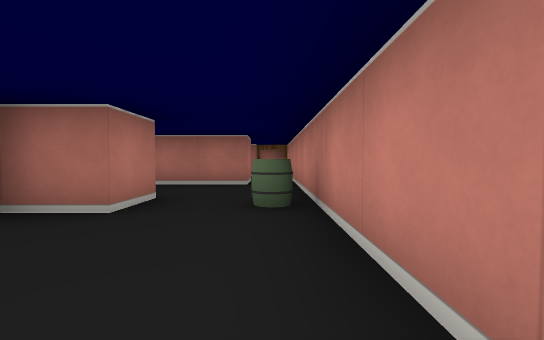
view 1 (above)

24 first-person views from a walk through a cub3D maze. The camera is about half as high as the walls, tilts 2° down and sees 90° across. The floor is counted in squares. Each view is taken from the middle of a square. On the plan, view 1 faces up. The plan holds only what a view shows up to about 9 squares ahead; the rest is blank.

view 2
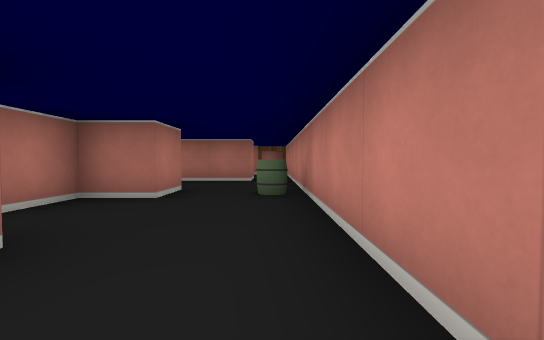

view 3
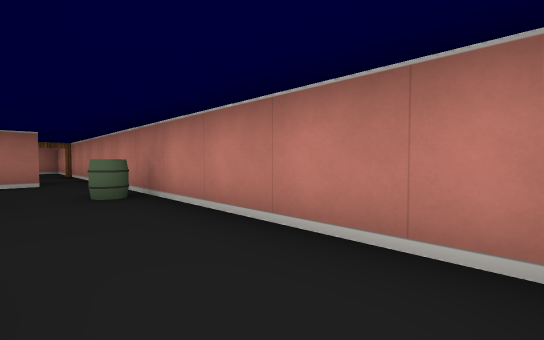

view 4
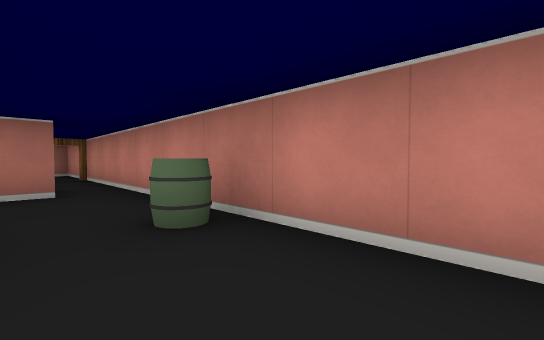

view 5
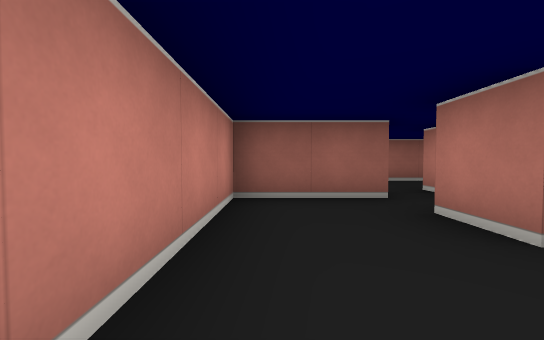

view 6
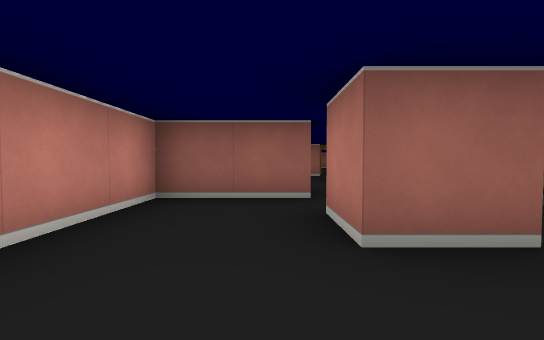

view 7
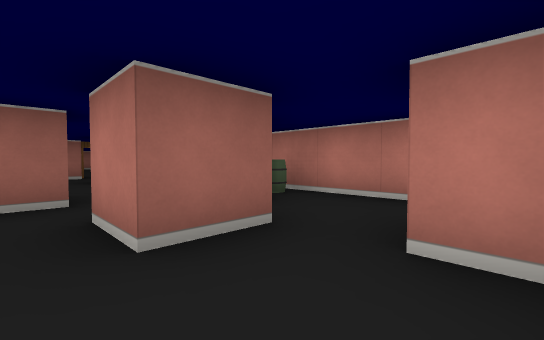

view 8
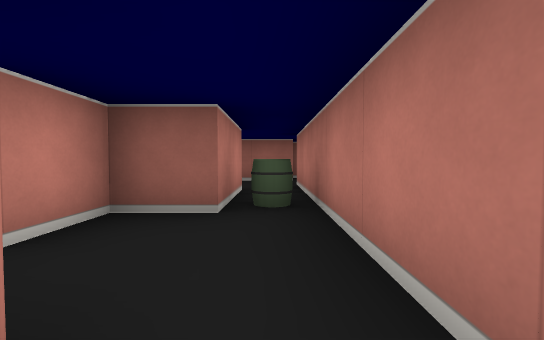

view 9
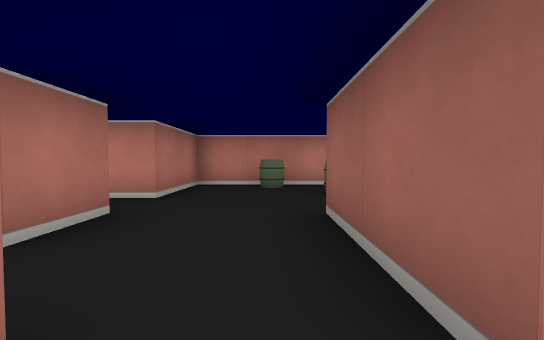

view 10
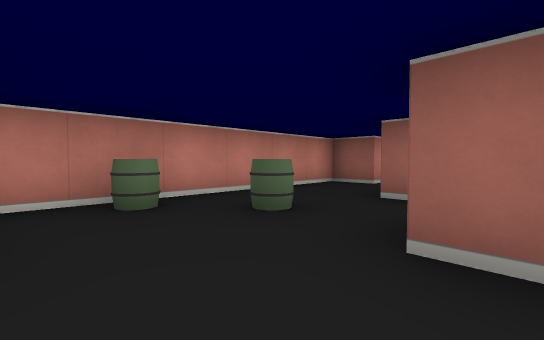

view 11
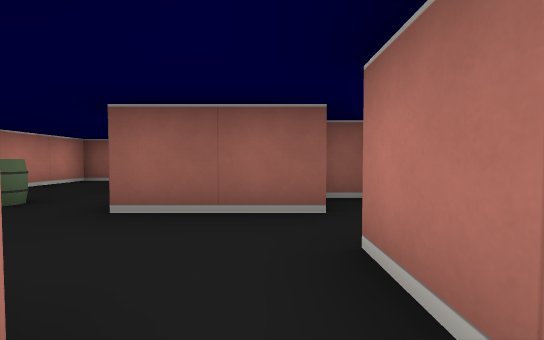

view 12
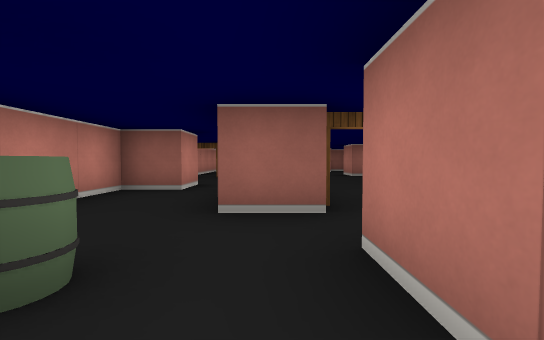

view 13
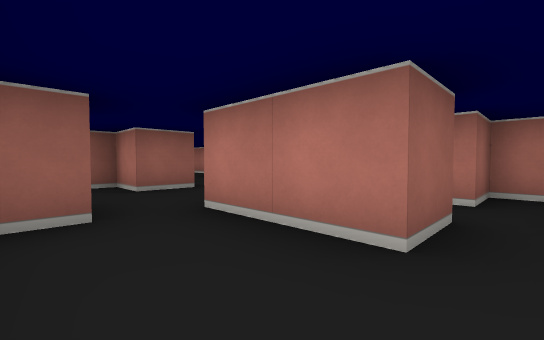

view 14
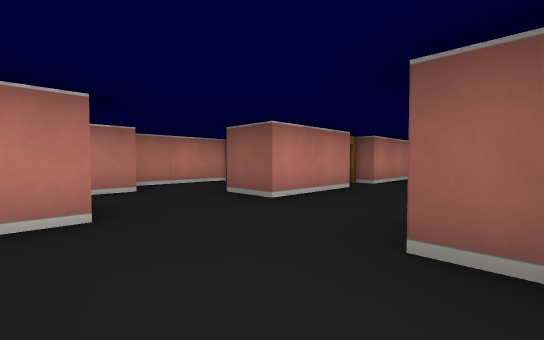

view 15
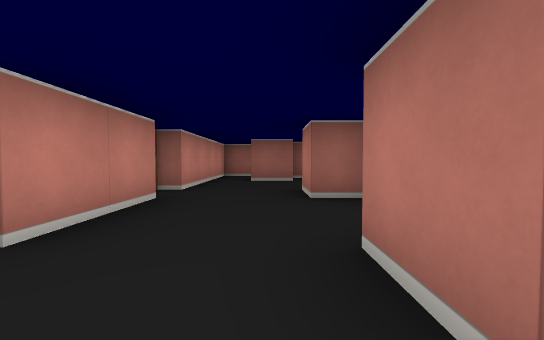

view 16
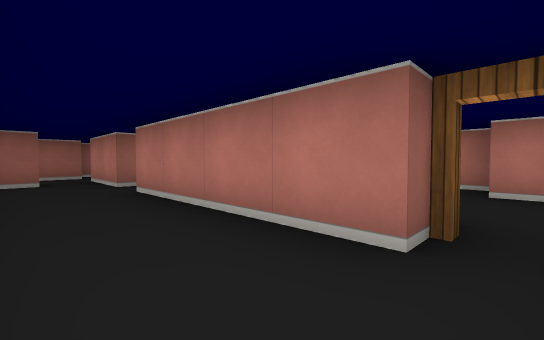

view 17
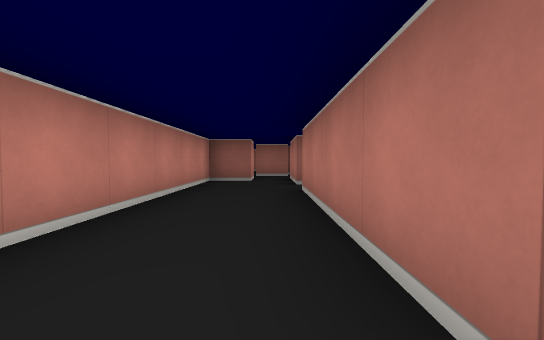

view 18
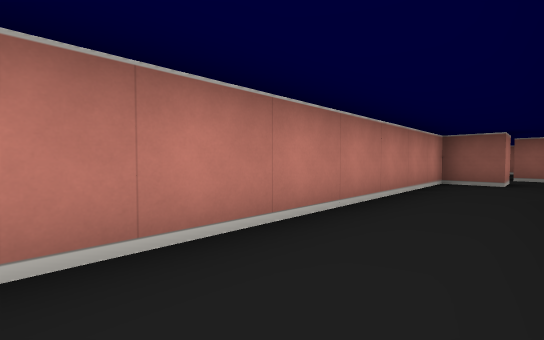

view 19
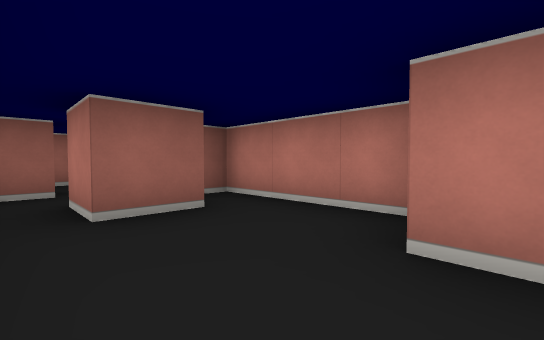

view 20
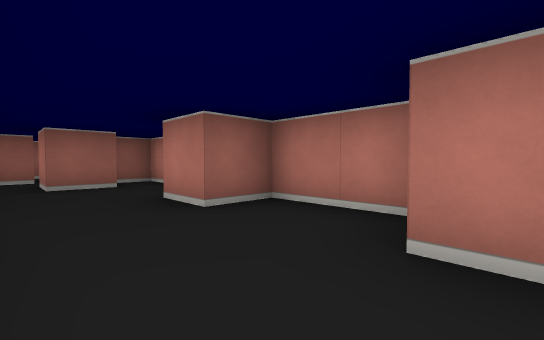

view 21
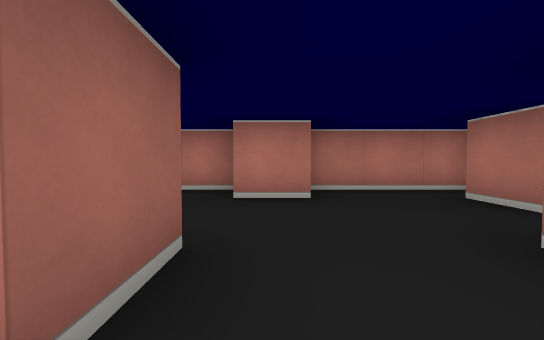

view 22
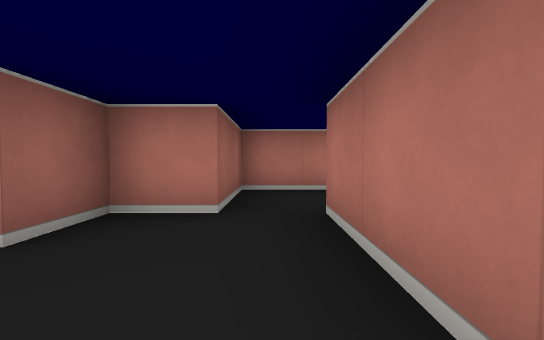

view 23
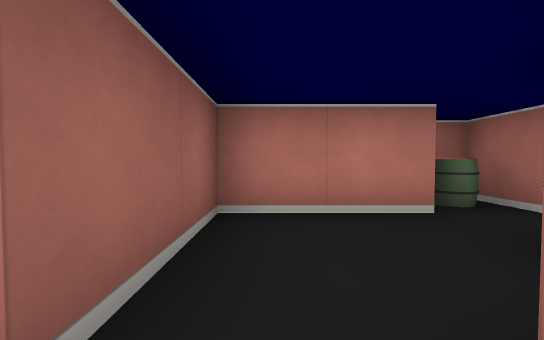

view 24
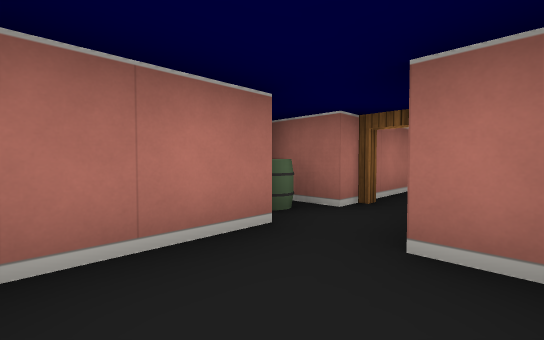

### Floor plan
Points are (right, up) in squares from view 1. A wall is a line through its corners. A room is listed if a view was taken in it or the views show most of it. See-through windows are left out.
Room 1 (views 1, 2, 3, 4, 5, 6, 7, 22, 23, 24)
walls: (-0.5, 5.5) (-2.5, 5.5); (-2.5, 0.5) (-1.5, 0.5) (-1.5, -0.5); (-2.9, 6.5) (-3.5, 6.5); (-3.5, -0.5) (-2.5, -0.5); (-1.6, -1.5) (0.5, -1.5) (0.5, 5.5); (-4.5, 6.5) (-4.5, 4.5) (-2.5, 4.5) (-2.5, 3.5) (-1.5, 3.5) (-1.5, 2.5) (-2.5, 2.5) (-2.5, 1.5); (-1.5, -2.5) (-1.5, -1.9); (-4.5, 7.5) (-5.5, 7.5) (-5.5, 7)
ways out: opening at (-3, 1) to room 2; opening at (-2, -2) to room 3; opening at (0, 6); open door at (-4, 8)
objects: barrel (-5, 7); barrel (0, 3)
Room 2 (views 8, 9, 11)
walls: (-3.5, -2.5) (-3.5, -0.5); (-2.5, -0.5) (-2.5, 0.5); (-4.5, 1.6) (-4.5, -3.5); (-4.6, -4.5) (-3.4, -4.5); (-5.2, -5.5) (-4.5, -5.5)
ways out: opening at (-3, 1) to room 1; opening at (-3, -3.5) to room 3
objects: barrel (-4, -1)
Room 3 (views 10, 12, 13)
walls: (-2.6, -6.5) (-1.5, -6.5); (-3.4, -4.5) (-2.5, -4.5) (-2.5, -5.5); (-2.5, -2.5) (-3.5, -2.5); (-0.5, -8.5) (0.5, -8.5) (0.5, -2.5) (-1.5, -2.5); (-4.5, -5.9) (-4.5, -6.5) (-3.5, -6.5)
ways out: opening at (-2, -2) to room 1; opening at (-3, -3.5) to room 2; open door at (-3, -7) to room 4; opening at (-1, -7.5) to room 6
objects: barrel (-1, -5); barrel (0, -4)
Room 4 (views 14, 15, 19, 20)
walls: (-2.5, -12.5) (-2.5, -10.5); (-5.5, -10.6) (-5.5, -12.5) (-4.5, -12.5) (-4.5, -13.5); (-5.5, -13.5) (-5.5, -16.5) (-4.5, -16.5); (-5.1, -9.5) (-4.5, -9.5) (-4.5, -10.5); (-4.6, -15.5) (-3.5, -15.5) (-3.5, -16.5); (-2.5, -8.6) (-2.5, -7.9); (-3.5, -7.5) (-4.5, -7.5); (-5.5, -6.8) (-5.5, -9.4); (-3.6, -17.5) (-2.5, -17.5) (-2.5, -13.5)
ways out: open door at (-3, -7) to room 3; open door at (-2, -13) to room 5; opening at (-2, -9.5) to room 6
Room 5 (views 16, 17, 18)
walls: (-1.5, -18.5) (-1.5, -20.5); (-1.5, -13.5) (-1.5, -17.5); (-0.5, -20.5) (-0.5, -19.5) (0.5, -19.5) (0.5, -12.9)
ways out: open door at (-2, -13) to room 4; open door at (0, -12) to room 6; opening at (-1, -20)
Room 6 (view 21)
walls: (-0.5, -9.6) (-0.5, -8.5); (-2.5, -10.5) (-1.5, -10.5) (-1.5, -11.5) (-1, -11.5); (-1.5, -6.5) (-1.5, -8.5); (0.5, -12) (0.5, -9.8)
ways out: opening at (-1, -7.5) to room 3; opening at (-2, -9.5) to room 4; open door at (0, -12) to room 5

Where each view was taken, in squares from view 1:
view 1: 0 up, 0 right, facing up
view 2: 1 down, 0 right, facing up
view 3: 1 down, 1 left, facing up-right
view 4: 1 up, 1 left, facing up-right
view 5: 2 up, 0 right, facing down
view 6: 2 up, 1 left, facing down
view 7: 2 up, 1 left, facing down-left
view 8: 2 up, 4 left, facing down
view 9: 4 down, 5 left, facing right
view 10: 3 down, 3 left, facing down-right
view 11: 2 down, 4 left, facing down
view 12: 4 down, 2 left, facing down
view 13: 6 down, 0 right, facing down-left
view 14: 8 down, 5 left, facing down-right
view 15: 9 down, 4 left, facing down
view 16: 13 down, 0 right, facing down-left
view 17: 13 down, 1 left, facing down
view 18: 13 down, 1 left, facing down-right
view 19: 13 down, 3 left, facing down-left
view 20: 10 down, 3 left, facing down-left
view 21: 10 down, 1 left, facing left
view 22: 5 up, 0 right, facing left
view 23: 5 up, 2 left, facing left
view 24: 5 up, 3 left, facing up-left
